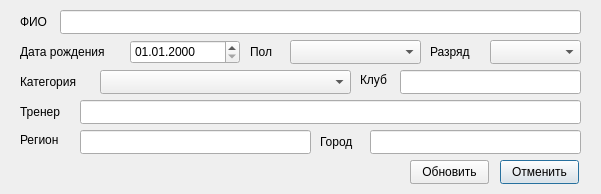
<?xml version="1.0" encoding="UTF-8"?>
<ui version="4.0">
 <class>Dialog</class>
 <widget class="QDialog" name="Dialog">
  <property name="geometry">
   <rect>
    <x>0</x>
    <y>0</y>
    <width>601</width>
    <height>194</height>
   </rect>
  </property>
  <property name="windowTitle">
   <string>Dialog</string>
  </property>
  <widget class="QLineEdit" name="fioEdit">
   <property name="geometry">
    <rect>
     <x>60</x>
     <y>10</y>
     <width>521</width>
     <height>24</height>
    </rect>
   </property>
   <property name="locale">
    <locale language="Russian" country="Russia"/>
   </property>
   <property name="inputMask">
    <string/>
   </property>
   <property name="maxLength">
    <number>32767</number>
   </property>
  </widget>
  <widget class="QLabel" name="fioLabel">
   <property name="geometry">
    <rect>
     <x>20</x>
     <y>12</y>
     <width>41</width>
     <height>20</height>
    </rect>
   </property>
   <property name="text">
    <string>ФИО</string>
   </property>
  </widget>
  <widget class="QLabel" name="dateLabel">
   <property name="geometry">
    <rect>
     <x>20</x>
     <y>42</y>
     <width>111</width>
     <height>20</height>
    </rect>
   </property>
   <property name="text">
    <string>Дата рождения</string>
   </property>
  </widget>
  <widget class="QDateEdit" name="dateEdit">
   <property name="geometry">
    <rect>
     <x>130</x>
     <y>40</y>
     <width>110</width>
     <height>24</height>
    </rect>
   </property>
   <property name="locale">
    <locale language="Russian" country="Russia"/>
   </property>
   <property name="displayFormat">
    <string>dd.MM.yyyy</string>
   </property>
  </widget>
  <widget class="QLabel" name="sexLabel">
   <property name="geometry">
    <rect>
     <x>250</x>
     <y>42</y>
     <width>31</width>
     <height>20</height>
    </rect>
   </property>
   <property name="text">
    <string>Пол</string>
   </property>
  </widget>
  <widget class="QComboBox" name="sexCBox">
   <property name="geometry">
    <rect>
     <x>290</x>
     <y>40</y>
     <width>131</width>
     <height>24</height>
    </rect>
   </property>
   <property name="locale">
    <locale language="Russian" country="Russia"/>
   </property>
  </widget>
  <widget class="QLabel" name="weightLabel">
   <property name="geometry">
    <rect>
     <x>20</x>
     <y>72</y>
     <width>71</width>
     <height>20</height>
    </rect>
   </property>
   <property name="text">
    <string>Категория</string>
   </property>
  </widget>
  <widget class="QLabel" name="categoryLabel">
   <property name="geometry">
    <rect>
     <x>430</x>
     <y>42</y>
     <width>51</width>
     <height>20</height>
    </rect>
   </property>
   <property name="text">
    <string>Разряд</string>
   </property>
  </widget>
  <widget class="QLabel" name="trainerLabel">
   <property name="geometry">
    <rect>
     <x>20</x>
     <y>102</y>
     <width>51</width>
     <height>20</height>
    </rect>
   </property>
   <property name="text">
    <string>Тренер</string>
   </property>
  </widget>
  <widget class="QLineEdit" name="trainerEdit">
   <property name="geometry">
    <rect>
     <x>80</x>
     <y>100</y>
     <width>501</width>
     <height>24</height>
    </rect>
   </property>
   <property name="locale">
    <locale language="Russian" country="Russia"/>
   </property>
  </widget>
  <widget class="QLabel" name="regionLabel">
   <property name="geometry">
    <rect>
     <x>20</x>
     <y>130</y>
     <width>59</width>
     <height>20</height>
    </rect>
   </property>
   <property name="text">
    <string>Регион</string>
   </property>
  </widget>
  <widget class="QLineEdit" name="regionEdit">
   <property name="geometry">
    <rect>
     <x>80</x>
     <y>130</y>
     <width>231</width>
     <height>24</height>
    </rect>
   </property>
   <property name="locale">
    <locale language="Rundi" country="Burundi"/>
   </property>
  </widget>
  <widget class="QLabel" name="cityLabel">
   <property name="geometry">
    <rect>
     <x>320</x>
     <y>132</y>
     <width>41</width>
     <height>20</height>
    </rect>
   </property>
   <property name="text">
    <string>Город</string>
   </property>
  </widget>
  <widget class="QLineEdit" name="cityEdit">
   <property name="geometry">
    <rect>
     <x>370</x>
     <y>130</y>
     <width>211</width>
     <height>24</height>
    </rect>
   </property>
  </widget>
  <widget class="QLabel" name="clubLabel">
   <property name="geometry">
    <rect>
     <x>360</x>
     <y>70</y>
     <width>40</width>
     <height>20</height>
    </rect>
   </property>
   <property name="locale">
    <locale language="Russian" country="Russia"/>
   </property>
   <property name="text">
    <string>Клуб</string>
   </property>
  </widget>
  <widget class="QLineEdit" name="clubEdit">
   <property name="geometry">
    <rect>
     <x>400</x>
     <y>70</y>
     <width>181</width>
     <height>24</height>
    </rect>
   </property>
   <property name="locale">
    <locale language="Russian" country="Russia"/>
   </property>
  </widget>
  <widget class="QPushButton" name="cancelButton">
   <property name="geometry">
    <rect>
     <x>500</x>
     <y>160</y>
     <width>79</width>
     <height>24</height>
    </rect>
   </property>
   <property name="text">
    <string>Отменить</string>
   </property>
  </widget>
  <widget class="QPushButton" name="addButton">
   <property name="geometry">
    <rect>
     <x>410</x>
     <y>160</y>
     <width>79</width>
     <height>24</height>
    </rect>
   </property>
   <property name="text">
    <string>Добавить</string>
   </property>
  </widget>
  <widget class="QComboBox" name="weightcatCBox">
   <property name="geometry">
    <rect>
     <x>100</x>
     <y>70</y>
     <width>251</width>
     <height>24</height>
    </rect>
   </property>
  </widget>
  <widget class="QPushButton" name="updateButton">
   <property name="geometry">
    <rect>
     <x>410</x>
     <y>160</y>
     <width>79</width>
     <height>24</height>
    </rect>
   </property>
   <property name="text">
    <string>Обновить</string>
   </property>
  </widget>
  <widget class="QComboBox" name="categoryCBox">
   <property name="geometry">
    <rect>
     <x>490</x>
     <y>40</y>
     <width>91</width>
     <height>24</height>
    </rect>
   </property>
  </widget>
 </widget>
 <tabstops>
  <tabstop>fioEdit</tabstop>
  <tabstop>dateEdit</tabstop>
  <tabstop>sexCBox</tabstop>
  <tabstop>categoryCBox</tabstop>
  <tabstop>weightcatCBox</tabstop>
  <tabstop>clubEdit</tabstop>
  <tabstop>trainerEdit</tabstop>
  <tabstop>regionEdit</tabstop>
  <tabstop>cityEdit</tabstop>
  <tabstop>addButton</tabstop>
  <tabstop>cancelButton</tabstop>
  <tabstop>updateButton</tabstop>
 </tabstops>
 <resources/>
 <connections/>
</ui>
